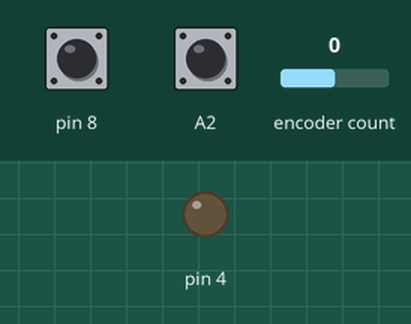
Simulated run of this program. Board: Arduino Micro, built with avr-gcc and run on an emulated ATmega32U4. On the bench: output pins drawn as LEDs (lit = HIGH). Inputs (shaded band) come from the test bench; at power-on: pin 8 HIGH, A2 HIGH, encoder count 0. USB keyboard and mouse output is not drawn; what the program prints to the serial monitor is not drawn.

Above: at 1.2 s.
1.3 s: pin 8 pulled LOW for 0.15 s
At 2.0 s:
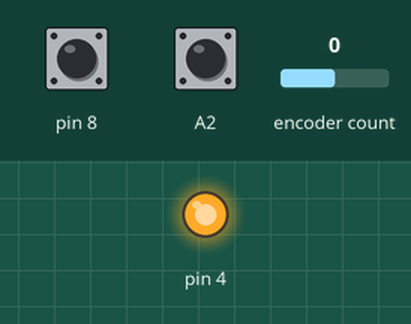
2.9 s: pin 8 pulled LOW for 1 s
At 4.4 s:
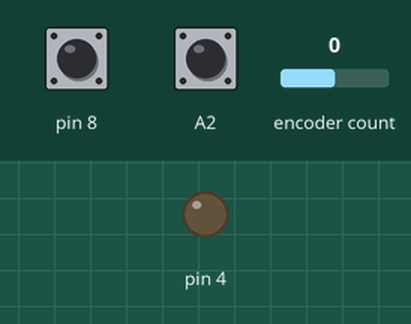
5.4 s: pin 8 pulled LOW for 3.2 s
At 6.4 s:
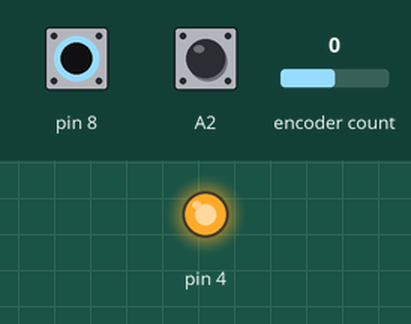
Timing chart, 0 to 8.4 s (numbered marks = the images above; inputs shaded):
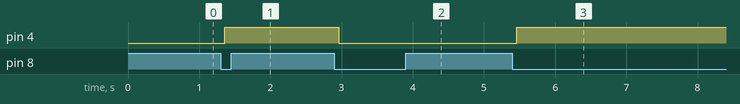

Measured:
- after the input at 1.3 s, pin 4: LOW → HIGH after 0.06 s
- after the input at 2.9 s, pin 4: HIGH → LOW after 0.06 s
- after the input at 5.4 s, pin 4: LOW → HIGH after 0.06 s

The program:

main.cpp
```cpp
// This is based on the oversized volume knob project of Mikolas Zuza from Prusaprinters.org
// Find the project here: https://blog.prusaprinters.org/3d-print-an-oversized-media-control-volume-knob-arduino-basics_30184/
// Read the full tutorial at prusaprinters.org

#include <ClickEncoder.h>
#include <TimerOne.h>
#include <HID-Project.h>

#define ENCODER_CLK A0 // Change A0 to, for example, A5 if you want to use analog pin 5 instead
#define ENCODER_DT A1
#define ENCODER_SW A2

ClickEncoder *encoder; // variable representing the rotary encoder
int16_t last, value; // variables for current and last rotation value

// BEGIN -- for mute button w/ led
#define BUTTON_PIN A8
#define LED_PIN A6

// constants won't change. They're used here to set pin numbers:
const int DEBOUNCE_DELAY = 50;   // the debounce time; increase if the output flickers
// Variables will change:
int lastSteadyState = LOW;       // the previous steady state from the input pin
int lastFlickerableState = LOW;  // the previous flickerable state from the input pin
int currentState;                // the current reading from the input pin
int currentLedState;

// the following variables are unsigned longs because the time, measured in
// milliseconds, will quickly become a bigger number than can be stored in an int.
unsigned long lastDebounceTime = 0;  // the last time the output pin was toggled
// END -- for mute button w/ led

void timerIsr() {
  encoder->service();
}

void setup() {
  Serial.begin(9600); // Opens the serial connection used for communication with the PC.
  Consumer.begin(); // Initializes the media keyboard
  encoder = new ClickEncoder(ENCODER_DT, ENCODER_CLK, ENCODER_SW); // Initializes the rotary encoder with the mentioned pins

  Timer1.initialize(1000); // Initializes the timer, which the rotary encoder uses to detect rotation
  Timer1.attachInterrupt(timerIsr);
  last = -1;

  // BEGIN -- for mute button w/ led
  Keyboard.begin();
  pinMode(BUTTON_PIN, INPUT_PULLUP);
  pinMode(LED_PIN, OUTPUT);
  // END -- for mute button w/ led
}

void loop() {
  value += encoder->getValue();

  // This part of the code is responsible for the actions when you rotate the encoder
  if (value != last) { // New value is different than the last one, that means to encoder was rotated
    if(last<value) // Detecting the direction of rotation
      Consumer.write(MEDIA_VOLUME_UP); // Replace this line to have a different function when rotating counter-clockwise
      else
      Consumer.write(MEDIA_VOLUME_DOWN); // Replace this line to have a different function when rotating clockwise
    last = value; // Refreshing the "last" varible for the next loop with the current value
    Serial.print("Encoder Value: "); // Text output of the rotation value used manily for debugging (open Tools - Serial Monitor to see it)
    Serial.println(value);
  }

  // This next part handles the rotary encoder BUTTON
  ClickEncoder::Button b = encoder->getButton(); // Asking the button for it's current state
  if (b != ClickEncoder::Open) { // If the button is unpressed, we'll skip to the end of this if block
    //Serial.print("Button: ");
    //#define VERBOSECASE(label) case label: Serial.println(#label); break;
    switch (b) {
      case ClickEncoder::Clicked: // Button was clicked once
        Consumer.write(MEDIA_PLAY_PAUSE); // Replace this line to have a different function when clicking button once
      break;

      case ClickEncoder::DoubleClicked: // Button was double clicked
         Consumer.write(MEDIA_NEXT); // Replace this line to have a different function when double-clicking
      break;
    }
  }

  delay(10); // Wait 10 milliseconds, we definitely don't need to detect the rotary encoder any faster than that
  // The end of the loop() function, it will start again from the beggining (the begginging of the loop function, not the whole document)

  // BEGIN -- for mute button w/ led
  // read the state of the switch/button:
  currentState = digitalRead(BUTTON_PIN);
  currentLedState = digitalRead(LED_PIN);

  // check to see if you just pressed the button
  // (i.e. the input went from LOW to HIGH), and you've waited long enough
  // since the last press to ignore any noise:

  // If the switch/button changed, due to noise or pressing:
  if (currentState != lastFlickerableState) {
    // reset the debouncing timer
    lastDebounceTime = millis();
    // save the the last flickerable state
    lastFlickerableState = currentState;
  }

  if ((millis() - lastDebounceTime) > DEBOUNCE_DELAY) {
    // whatever the reading is at, it's been there for longer than the debounce
    // delay, so take it as the actual current state:

    // if the button state has changed:
    if(lastSteadyState == HIGH && currentState == LOW) {

      if (currentLedState == HIGH) {
        digitalWrite(LED_PIN, LOW);
        // Serial.print("LED off. ");
      }
      else {
        digitalWrite(LED_PIN, HIGH);
        // Serial.print("LED on. ");
      }

      Keyboard.press(KEY_LEFT_GUI);
      Keyboard.press(KEY_LEFT_SHIFT);
      Keyboard.press('m');
      delay(100);
      Keyboard.releaseAll();
    }
    // save the the last steady state
    lastSteadyState = currentState;
  }
  // END -- for mute button w/ led
}
```
